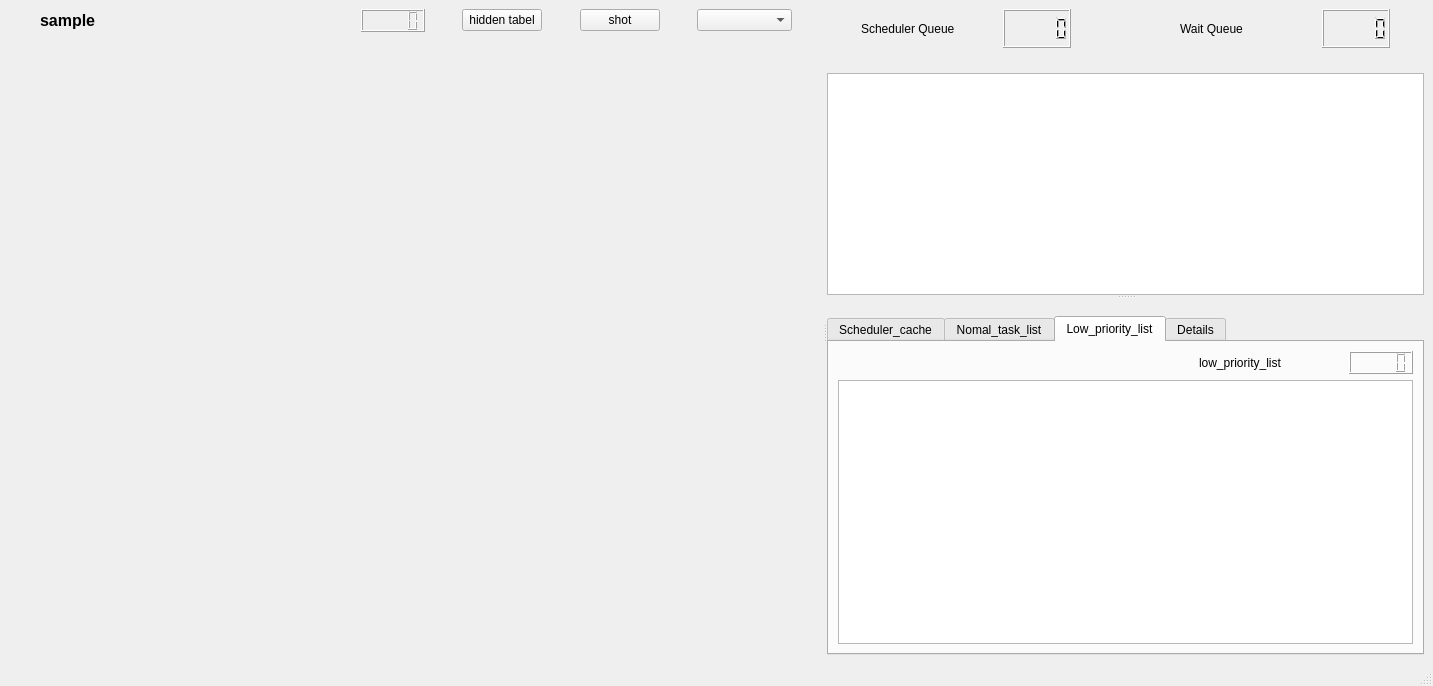
<?xml version="1.0" encoding="UTF-8"?>
<ui version="4.0">
 <class>mainWindow</class>
 <widget class="QMainWindow" name="mainWindow">
  <property name="geometry">
   <rect>
    <x>0</x>
    <y>0</y>
    <width>1433</width>
    <height>686</height>
   </rect>
  </property>
  <property name="windowTitle">
   <string>MainWindow</string>
  </property>
  <widget class="QWidget" name="centralwidget">
   <layout class="QVBoxLayout" name="verticalLayout_8">
    <item>
     <widget class="QSplitter" name="splitter">
      <property name="orientation">
       <enum>Qt::Horizontal</enum>
      </property>
      <widget class="QWidget" name="widget" native="true">
       <layout class="QVBoxLayout" name="verticalLayout" stretch="1,10">
        <item>
         <layout class="QHBoxLayout" name="horizontalLayout" stretch="1,10,1,1,2,1,2,1,3,1">
          <item>
           <spacer name="horizontalSpacer_2">
            <property name="orientation">
             <enum>Qt::Horizontal</enum>
            </property>
            <property name="sizeHint" stdset="0">
             <size>
              <width>40</width>
              <height>20</height>
             </size>
            </property>
           </spacer>
          </item>
          <item>
           <widget class="QLabel" name="sample_name">
            <property name="font">
             <font>
              <pointsize>12</pointsize>
              <bold>true</bold>
             </font>
            </property>
            <property name="focusPolicy">
             <enum>Qt::NoFocus</enum>
            </property>
            <property name="text">
             <string>sample</string>
            </property>
           </widget>
          </item>
          <item>
           <widget class="QLCDNumber" name="thread_count_lcd"/>
          </item>
          <item>
           <spacer name="horizontalSpacer">
            <property name="orientation">
             <enum>Qt::Horizontal</enum>
            </property>
            <property name="sizeHint" stdset="0">
             <size>
              <width>40</width>
              <height>20</height>
             </size>
            </property>
           </spacer>
          </item>
          <item>
           <widget class="QPushButton" name="control_table">
            <property name="text">
             <string>hidden tabel</string>
            </property>
            <property name="icon">
             <iconset resource="../../_imgs/_imgs.qrc">
              <normaloff>:/refresh.png</normaloff>:/refresh.png</iconset>
            </property>
            <property name="checkable">
             <bool>false</bool>
            </property>
            <property name="checked">
             <bool>false</bool>
            </property>
           </widget>
          </item>
          <item>
           <spacer name="horizontalSpacer_4">
            <property name="orientation">
             <enum>Qt::Horizontal</enum>
            </property>
            <property name="sizeHint" stdset="0">
             <size>
              <width>40</width>
              <height>20</height>
             </size>
            </property>
           </spacer>
          </item>
          <item>
           <widget class="QPushButton" name="shot_btn">
            <property name="text">
             <string>shot</string>
            </property>
            <property name="icon">
             <iconset resource="../../_imgs/_imgs.qrc">
              <normaloff>:/screenshot.png</normaloff>:/screenshot.png</iconset>
            </property>
           </widget>
          </item>
          <item>
           <spacer name="horizontalSpacer_5">
            <property name="orientation">
             <enum>Qt::Horizontal</enum>
            </property>
            <property name="sizeHint" stdset="0">
             <size>
              <width>40</width>
              <height>20</height>
             </size>
            </property>
           </spacer>
          </item>
          <item>
           <widget class="QComboBox" name="show_type"/>
          </item>
          <item>
           <spacer name="horizontalSpacer_3">
            <property name="orientation">
             <enum>Qt::Horizontal</enum>
            </property>
            <property name="sizeHint" stdset="0">
             <size>
              <width>40</width>
              <height>20</height>
             </size>
            </property>
           </spacer>
          </item>
         </layout>
        </item>
        <item>
         <widget class="MultiTopologyWidget" name="chip_widget" native="true">
          <property name="enabled">
           <bool>true</bool>
          </property>
         </widget>
        </item>
       </layout>
      </widget>
      <widget class="QWidget" name="widget_2" native="true">
       <layout class="QVBoxLayout" name="verticalLayout_7" stretch="2,1,30">
        <item>
         <layout class="QHBoxLayout" name="horizontalLayout_2" stretch="1,4,2,3,4,2,1">
          <item>
           <spacer name="horizontalSpacer_8">
            <property name="orientation">
             <enum>Qt::Horizontal</enum>
            </property>
            <property name="sizeHint" stdset="0">
             <size>
              <width>40</width>
              <height>20</height>
             </size>
            </property>
           </spacer>
          </item>
          <item>
           <widget class="QLabel" name="label">
            <property name="text">
             <string>Scheduler Queue</string>
            </property>
           </widget>
          </item>
          <item>
           <widget class="QLCDNumber" name="lcd_scheduler"/>
          </item>
          <item>
           <spacer name="horizontalSpacer_6">
            <property name="orientation">
             <enum>Qt::Horizontal</enum>
            </property>
            <property name="sizeHint" stdset="0">
             <size>
              <width>40</width>
              <height>20</height>
             </size>
            </property>
           </spacer>
          </item>
          <item>
           <widget class="QLabel" name="label_2">
            <property name="text">
             <string>Wait Queue</string>
            </property>
           </widget>
          </item>
          <item>
           <widget class="QLCDNumber" name="lcd_wait"/>
          </item>
          <item>
           <spacer name="horizontalSpacer_7">
            <property name="orientation">
             <enum>Qt::Horizontal</enum>
            </property>
            <property name="sizeHint" stdset="0">
             <size>
              <width>40</width>
              <height>20</height>
             </size>
            </property>
           </spacer>
          </item>
         </layout>
        </item>
        <item>
         <spacer name="verticalSpacer_2">
          <property name="orientation">
           <enum>Qt::Vertical</enum>
          </property>
          <property name="sizeHint" stdset="0">
           <size>
            <width>20</width>
            <height>54</height>
           </size>
          </property>
         </spacer>
        </item>
        <item>
         <widget class="QSplitter" name="splitter_table">
          <property name="orientation">
           <enum>Qt::Vertical</enum>
          </property>
          <widget class="MultiTableView" name="tr_table_view">
           <property name="enabled">
            <bool>true</bool>
           </property>
          </widget>
          <widget class="QWidget" name="">
           <layout class="QVBoxLayout" name="verticalLayout_2" stretch="1,20">
            <item>
             <spacer name="verticalSpacer">
              <property name="orientation">
               <enum>Qt::Vertical</enum>
              </property>
              <property name="sizeHint" stdset="0">
               <size>
                <width>20</width>
                <height>40</height>
               </size>
              </property>
             </spacer>
            </item>
            <item>
             <widget class="QTabWidget" name="tabWidget">
              <property name="currentIndex">
               <number>2</number>
              </property>
              <widget class="QWidget" name="tab">
               <attribute name="title">
                <string>Scheduler_cache</string>
               </attribute>
               <layout class="QVBoxLayout" name="verticalLayout_3">
                <item>
                 <widget class="QTableView" name="task_list_view"/>
                </item>
               </layout>
              </widget>
              <widget class="QWidget" name="tab_5">
               <attribute name="title">
                <string>Nomal_task_list</string>
               </attribute>
               <layout class="QVBoxLayout" name="verticalLayout_6">
                <item>
                 <layout class="QHBoxLayout" name="horizontalLayout_3" stretch="10,3,1,0">
                  <item>
                   <spacer name="horizontalSpacer_13">
                    <property name="orientation">
                     <enum>Qt::Horizontal</enum>
                    </property>
                    <property name="sizeHint" stdset="0">
                     <size>
                      <width>40</width>
                      <height>20</height>
                     </size>
                    </property>
                   </spacer>
                  </item>
                  <item>
                   <widget class="QLabel" name="label_3">
                    <property name="text">
                     <string>normal_task_list</string>
                    </property>
                   </widget>
                  </item>
                  <item>
                   <spacer name="horizontalSpacer_9">
                    <property name="orientation">
                     <enum>Qt::Horizontal</enum>
                    </property>
                    <property name="sizeHint" stdset="0">
                     <size>
                      <width>40</width>
                      <height>20</height>
                     </size>
                    </property>
                   </spacer>
                  </item>
                  <item>
                   <widget class="QLCDNumber" name="lcd_len_normal"/>
                  </item>
                 </layout>
                </item>
                <item>
                 <widget class="QTableView" name="view_list_normal"/>
                </item>
               </layout>
              </widget>
              <widget class="QWidget" name="tab_3">
               <attribute name="title">
                <string>Low_priority_list</string>
               </attribute>
               <layout class="QVBoxLayout" name="verticalLayout_5">
                <item>
                 <layout class="QHBoxLayout" name="horizontalLayout_4" stretch="10,3,1,0">
                  <item>
                   <spacer name="horizontalSpacer_12">
                    <property name="orientation">
                     <enum>Qt::Horizontal</enum>
                    </property>
                    <property name="sizeHint" stdset="0">
                     <size>
                      <width>40</width>
                      <height>20</height>
                     </size>
                    </property>
                   </spacer>
                  </item>
                  <item>
                   <widget class="QLabel" name="label_5">
                    <property name="text">
                     <string>low_priority_list</string>
                    </property>
                   </widget>
                  </item>
                  <item>
                   <spacer name="horizontalSpacer_10">
                    <property name="orientation">
                     <enum>Qt::Horizontal</enum>
                    </property>
                    <property name="sizeHint" stdset="0">
                     <size>
                      <width>40</width>
                      <height>20</height>
                     </size>
                    </property>
                   </spacer>
                  </item>
                  <item>
                   <widget class="QLCDNumber" name="lcd_len_low_priority"/>
                  </item>
                 </layout>
                </item>
                <item>
                 <widget class="QTableView" name="view_list_low"/>
                </item>
               </layout>
              </widget>
              <widget class="QWidget" name="tab_2">
               <attribute name="title">
                <string>Details</string>
               </attribute>
               <layout class="QVBoxLayout" name="verticalLayout_4">
                <item>
                 <widget class="QTextEdit" name="detail_text">
                  <property name="enabled">
                   <bool>true</bool>
                  </property>
                  <property name="readOnly">
                   <bool>true</bool>
                  </property>
                  <property name="html">
                   <string>&lt;!DOCTYPE HTML PUBLIC &quot;-//W3C//DTD HTML 4.0//EN&quot; &quot;http://www.w3.org/TR/REC-html40/strict.dtd&quot;&gt;
&lt;html&gt;&lt;head&gt;&lt;meta name=&quot;qrichtext&quot; content=&quot;1&quot; /&gt;&lt;meta charset=&quot;utf-8&quot; /&gt;&lt;style type=&quot;text/css&quot;&gt;
p, li { white-space: pre-wrap; }
hr { height: 1px; border-width: 0; }
li.unchecked::marker { content: &quot;\2610&quot;; }
li.checked::marker { content: &quot;\2612&quot;; }
&lt;/style&gt;&lt;/head&gt;&lt;body style=&quot; font-family:'Microsoft YaHei UI'; font-size:9pt; font-weight:400; font-style:normal;&quot;&gt;
&lt;p style=&quot; margin-top:0px; margin-bottom:0px; margin-left:0px; margin-right:0px; -qt-block-indent:0; text-indent:0px;&quot;&gt;task details&lt;/p&gt;&lt;/body&gt;&lt;/html&gt;</string>
                  </property>
                 </widget>
                </item>
               </layout>
              </widget>
             </widget>
            </item>
           </layout>
          </widget>
         </widget>
        </item>
       </layout>
      </widget>
     </widget>
    </item>
   </layout>
  </widget>
  <widget class="QStatusBar" name="statusbar"/>
 </widget>
 <customwidgets>
  <customwidget>
   <class>MultiTopologyWidget</class>
   <extends>QWidget</extends>
   <header>.multi_topology_widget</header>
   <container>1</container>
  </customwidget>
  <customwidget>
   <class>MultiTableView</class>
   <extends>QTableView</extends>
   <header>.threads_view</header>
  </customwidget>
 </customwidgets>
 <resources>
  <include location="../../_imgs/_imgs.qrc"/>
 </resources>
 <connections>
  <connection>
   <sender>control_table</sender>
   <signal>clicked()</signal>
   <receiver>mainWindow</receiver>
   <slot>change_tabel_hidden_status()</slot>
   <hints>
    <hint type="sourcelabel">
     <x>624</x>
     <y>45</y>
    </hint>
    <hint type="destinationlabel">
     <x>655</x>
     <y>342</y>
    </hint>
   </hints>
  </connection>
  <connection>
   <sender>show_type</sender>
   <signal>currentTextChanged(QString)</signal>
   <receiver>mainWindow</receiver>
   <slot>change_show_table()</slot>
   <hints>
    <hint type="sourcelabel">
     <x>652</x>
     <y>45</y>
    </hint>
    <hint type="destinationlabel">
     <x>655</x>
     <y>342</y>
    </hint>
   </hints>
  </connection>
  <connection>
   <sender>shot_btn</sender>
   <signal>clicked()</signal>
   <receiver>mainWindow</receiver>
   <slot>screen_shot()</slot>
   <hints>
    <hint type="sourcelabel">
     <x>556</x>
     <y>45</y>
    </hint>
    <hint type="destinationlabel">
     <x>655</x>
     <y>342</y>
    </hint>
   </hints>
  </connection>
 </connections>
 <slots>
  <slot>change_tabel_hidden_status()</slot>
  <slot>change_show_table()</slot>
  <slot>screen_shot()</slot>
 </slots>
</ui>
